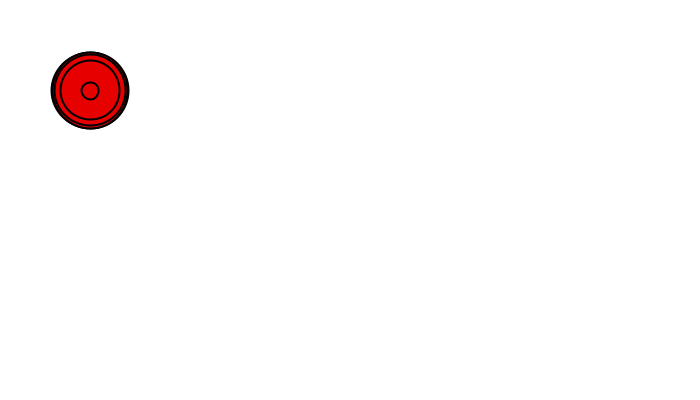
Frame 1 (no input)
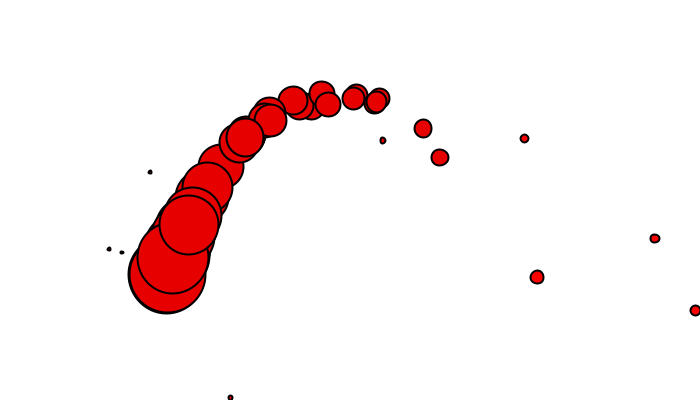
Frame 60 (the mouse pressed at the canvas centre just before this capture)
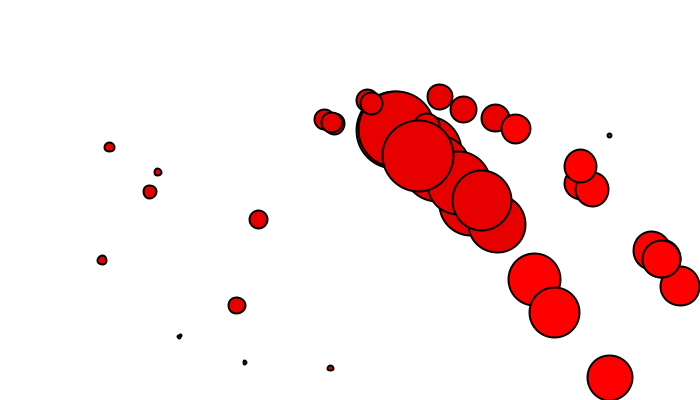
Frame 120 (the mouse held since frame 60 and released just before this capture)

The Processing sketch that drew these frames (run headless with seeded random() and noise(); from frame 60 on, the mouse is pressed at the canvas centre):

// Processing sketch: N02_force_with_mass
// ── N02_force_with_mass.pde
Mover[] movers = new Mover[40];
PVector wind, gravity;

void setup() {
  size(700, 400);
  fill(230);
  stroke(0);
  strokeWeight(2);
  frameRate(30);

  for(int i = 0; i < movers.length; i++) {
    movers[i] = new Mover(random(0.1, 5), 90, 90);
  }

  wind = new PVector(0.2, 0);
  gravity = new PVector(0, 1);
}

void draw() {
  background(255);
  for(int i = 0; i < movers.length; i++) {
    movers[i].applyForce(wind);
    movers[i].applyForce(gravity);
    movers[i].update();
    movers[i].display();
  }
}

class Mover {
  PVector acceleration;
  PVector velocity;
  PVector location;
  float mass;
  float size;

  Mover(float m, float x, float y) {
    size = 16;
    mass = m;
    location = new PVector(x, y);
    velocity = new PVector(0, 0);
    acceleration = new PVector(0, 0);
  }

  void update() {
    velocity.add(acceleration);
    location.add(velocity);
    acceleration.mult(0);
    checkEdges();
  }

  void applyForce(PVector force) {
    PVector f = PVector.div(force, mass);
    acceleration.add(f);
  }

  void display() {
    if (location.x > 500) { // wtf, this shouldn't be a thing...
      fill(255, 0, 0);
    } else {
      fill(230, 0, 0);
    }

    ellipse(location.x, location.y, mass * size, mass * size);
  }

  void checkEdges() {
    float halfSize = mass * size * 0.5;
    float bounceBack = 1;

    if (location.x + halfSize > width) {
      location.x = width - halfSize;
      velocity.x *= -bounceBack;
    } else if (location.x - halfSize < 0) {
      velocity.x *= -bounceBack;
      location.x = halfSize;
    }

    if (location.y + halfSize > height) {
      location.y = height - halfSize;
      velocity.y *= -bounceBack;
    } else if (location.y - halfSize < 0) {
      velocity.y *= -bounceBack;
      location.y = halfSize;
    }
  }
}
